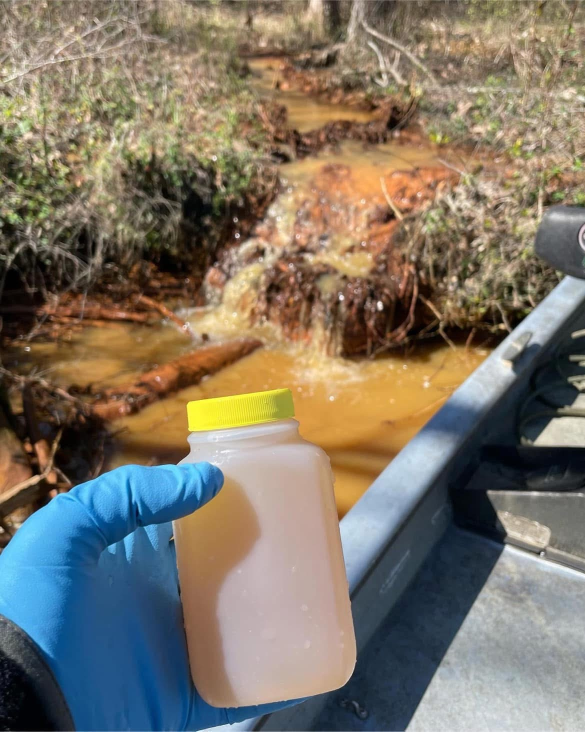
#> input picture media/IMG_8525.JPG, 1170 x 1463 px, given in place of edu1.webp, which was not available (shown at 1/2 size)
$ python grade-polaroid.py ../../media/IMG_8525.JPG out.png
#> lines starting #> are read from the running program, lines starting #| are printed output that depends on the picture; pictures that were not available may be replaced by others from this repository, and a replacement may not be noted
#!/usr/bin/env python3
"""
grade-polaroid.py — bake the portfolio's polaroid film grade into a photo.

The "filter" on the scrapbook polaroids (warm, faded, slightly desaturated rose
tone) isn't a CSS filter — it's baked into each .webp. This reproduces that look
on a new photo by histogram-matching its per-channel color distribution to the
existing graded polaroids (edu1/edu2 by default), then blending back a little of
the original so greys/skies don't over-tint.

Output is a square webp sized for the <Polaroid> card (default 760x760).

Usage:
  python3 scripts/grade-polaroid.py INPUT OUTPUT
  python3 scripts/grade-polaroid.py IMG.HEIC public/media/exp/edu4.webp --crop 0 60 3213 3273
  python3 scripts/grade-polaroid.py photo.jpg out.webp --size 760 --strength 0.85

Options:
  --crop L T R B   crop box in source pixels (left top right bottom) before grading
  --size N         output square size in px (default 760)
  --strength F     0..1 how far toward the matched look (default 0.85; lower = subtler)
  --ref A B ...    reference graded polaroids to match (default edu1.webp edu2.webp)

Notes:
  - .heic/.HEIC inputs are converted via macOS `sips` automatically.
  - Run from the frontend/ directory so the default --ref paths resolve.
"""
import argparse
import os
import subprocess
import tempfile

import numpy as np
from PIL import Image

# Pillow >=9.1 moved resampling filters under Image.Resampling; fall back for older.
LANCZOS = getattr(getattr(Image, "Resampling", Image), "LANCZOS")

HERE = os.path.dirname(os.path.abspath(__file__))
EXP = os.path.join(HERE, "..", "public", "media", "exp")
DEFAULT_REF = [os.path.join(EXP, "edu1.webp"), os.path.join(EXP, "edu2.webp")]


def load_rgb(path: str) -> Image.Image:
    """Open an image as RGB; transparently convert HEIC via macOS sips."""
    ext = os.path.splitext(path)[1].lower()
    if ext in (".heic", ".heif"):
        tmp = tempfile.NamedTemporaryFile(suffix=".png", delete=False).name
        subprocess.run(
            ["sips", "-s", "format", "png", path, "--out", tmp],
            check=True, stdout=subprocess.DEVNULL, stderr=subprocess.DEVNULL,
        )
        img = Image.open(tmp).convert("RGB")
        os.unlink(tmp)
        return img
    return Image.open(path).convert("RGB")


def center_square(im: Image.Image) -> Image.Image:
    w, h = im.size
    s = min(w, h)
    left = (w - s) // 2
    top = (h - s) // 2
    return im.crop((left, top, left + s, top + s))


def match_channel(s: np.ndarray, r: np.ndarray) -> np.ndarray:
    """Histogram-match flat array s to the distribution of flat array r (uint8)."""
    s_vals, s_idx, s_cnt = np.unique(s, return_inverse=True, return_counts=True)
    r_vals, r_cnt = np.unique(r, return_counts=True)
    s_cdf = np.cumsum(s_cnt).astype(np.float64); s_cdf /= s_cdf[-1]
    r_cdf = np.cumsum(r_cnt).astype(np.float64); r_cdf /= r_cdf[-1]
    mapped = np.interp(s_cdf, r_cdf, r_vals)
    return mapped[s_idx]


def grade(src: np.ndarray, ref: np.ndarray, strength: float) -> np.ndarray:
    out = np.zeros_like(src, dtype=np.float64)
    for c in range(3):
        out[..., c] = match_channel(src[..., c].ravel(), ref[..., c].ravel()).reshape(src.shape[:2])
    blended = strength * out + (1.0 - strength) * src
    return np.clip(blended, 0, 255).astype(np.uint8)


def main() -> None:
    ap = argparse.ArgumentParser(description="Bake the polaroid film grade into a photo.")
    ap.add_argument("input")
    ap.add_argument("output")
    ap.add_argument("--crop", type=int, nargs=4, metavar=("L", "T", "R", "B"))
    ap.add_argument("--size", type=int, default=760)
    ap.add_argument("--strength", type=float, default=0.85)
    ap.add_argument("--ref", nargs="+", default=DEFAULT_REF)
    args = ap.parse_args()

    ref = np.concatenate(
        [np.asarray(load_rgb(p)).reshape(-1, 3) for p in args.ref], axis=0
    )
#> in load_rgb, returned value is the input picture: PIL image 1170x1463 RGB; mean R, G, B 126.6, 117.7, 103.3
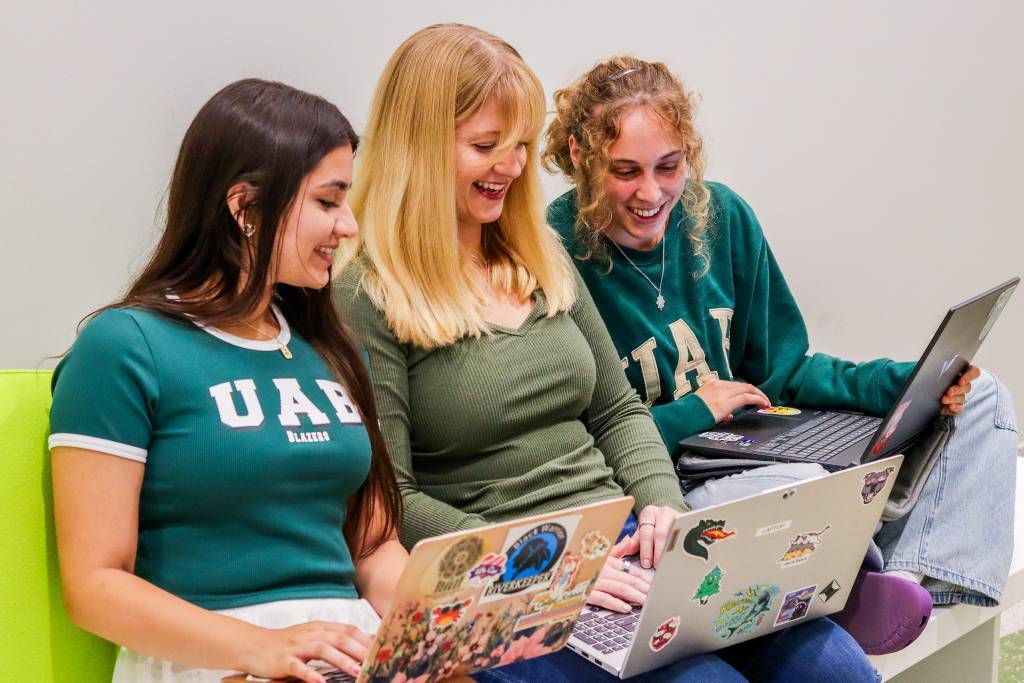
#> input picture media/IMG_7607.JPG, 2048 x 1365 px, given in place of edu2.webp, which was not available (shown at 1/2 size)
#> in load_rgb, returned value is the input picture: PIL image 2048x1365 RGB; mean R, G, B 149.4, 143.3, 128.1

    im = load_rgb(args.input)
    if args.crop:
        im = im.crop(tuple(args.crop))
    im = center_square(im).resize((args.size, args.size), LANCZOS)
#> in center_square, `return im.crop((left, top, left + s, top + s))`:
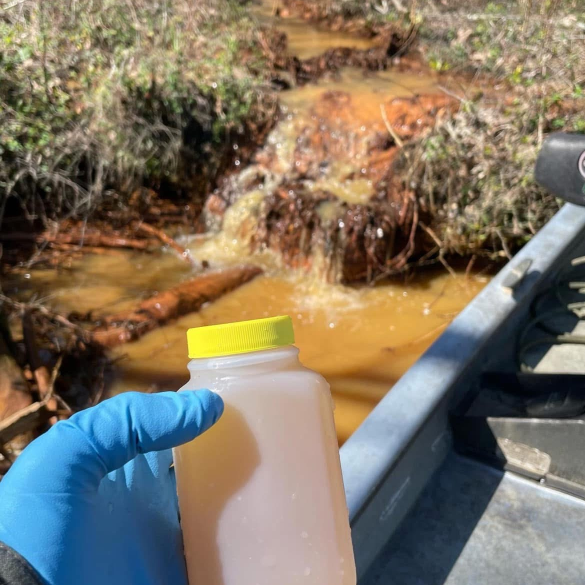
#> returned value: PIL image 1170x1170 RGB (shown at 1/2 size); mean R, G, B 127.9, 116.9, 99.9
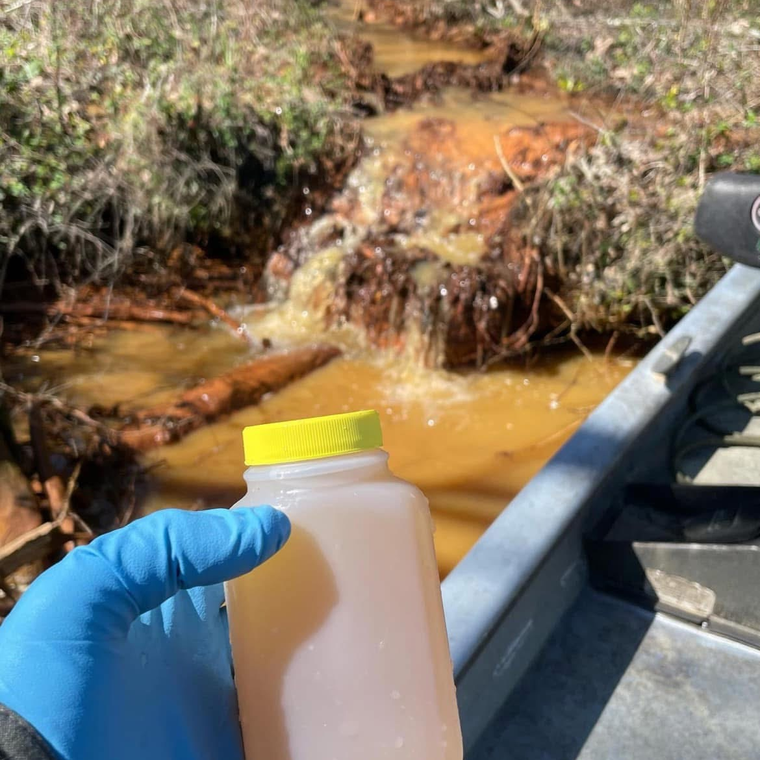
#> im: PIL image 760x760 RGB; mean R, G, B 127.9, 116.9, 99.9

    res = grade(np.asarray(im), ref, args.strength)
#> after the loop in grade, `for c in range(3):`:
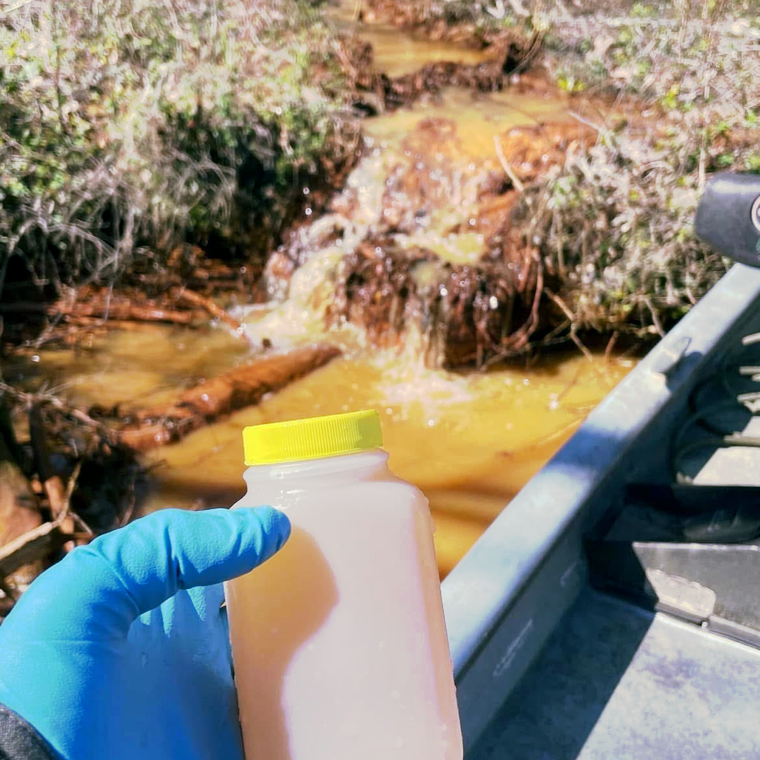
#> out: shape (760, 760, 3) float64; mean of channels 0, 1, 2 140.8, 133.6, 118.7; drawn as R, G, B
    Image.fromarray(res).save(args.output, "WEBP", quality=92, method=6)
    print(f"wrote {args.output}  ({args.size}x{args.size}, strength {args.strength})")


if __name__ == "__main__":
    main()
